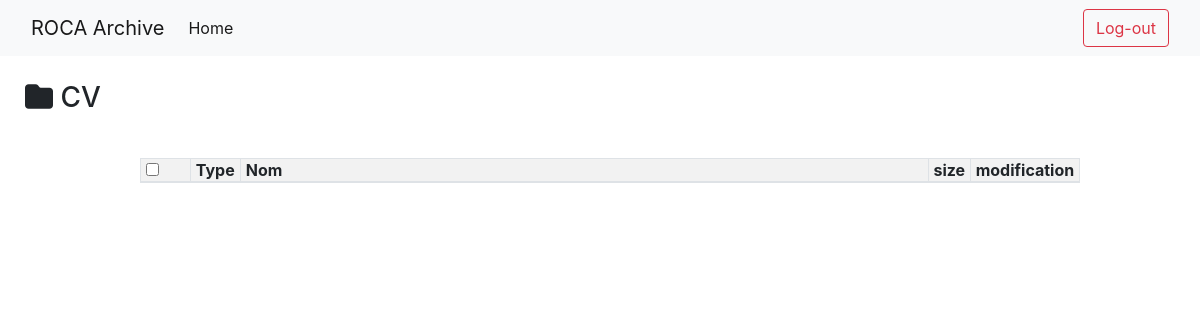
/details/15 (signed in), run on an earlier commit of the app's database.
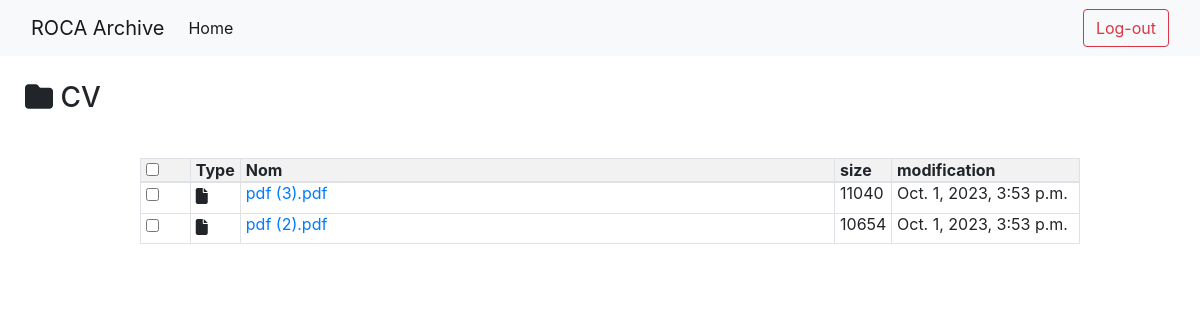
And on a later commit of the database.
### Arch_App/models.py (models this page shows, shortened)
class Fichier(models.Model):
    id = models.AutoField(primary_key=True)
    nom = models.CharField(max_length=100)
    chemin = models.CharField(max_length=200)
    size = models.IntegerField(default=0)
    modification = models.DateTimeField(auto_now=True)
    dossier = models.ForeignKey(Dossier, on_delete=models.CASCADE)
    get_class = 'fichier'

### Arch_App/views.py (the view)
# urls.py: path('details/<dossier>',views.details,name='details'),
def details(request, dossier):
  if str(request.user) == 'AnonymousUser':
    return redirect('login')
  dossier = Dossier.objects.filter(pk=dossier).first()
  return render(request, 'departement/details.html', {'dossiers': dossier.fichier_set.all(), 'nom': dossier.nom ,'dossier_id': dossier.id})

### Arch_App/templates/departement/details.html (shortened to what this page needs)
{% extends "departement/base.html" %}
{% block content %}
    <h3 style="padding: 5px;margin: 20px;"><i class="fas fa-folder"> </i> {{ nom }} </h3>
{% endblock %}
{% block body %}
    <div class="w-100 m-10 p-10" style="padding-left:120px;padding-right:120px">
        <table class="table table-bordered table-stripped table-sm" id="mainTable" style="line-height:11px">
          <thead>
            <tr>
              <th class="checkbox-col" ><input type="checkbox" id="select-all"></th>
              <th class="folder-col">Type</th>
              <th class="name-col">Nom</th>
              <th class="item-col">size</th>
              <th class="date-col" style="width: 1%;">modification</th>
            </tr>
          </thead>
          <tbody>
            {% for dossier in dossiers %}
              <tr>
                <td class="checkbox-col">
                  {% if dossier.get_class == 'dossier' %}
                    <input class="checkBox_Dossier" id="checkBox_Dossier{{dossier.id}}" data-dossier_id="{{dossier.id}}" data-is_dossier="true" type="checkbox">
                  {% else %}
                    <input class="checkBox_Dossier" id="checkBox_Dossier{{dossier.id}}" data-dossier_id="{{dossier.id}}" data-is_dossier="false" type="checkbox">
                  {% endif %}
                </td>
                <td class="folder-icon">
                  {% if dossier.get_class == 'dossier' %}
                    <i class="fas fa-folder"></i>
                    <span style="opacity: 0 ;font-size: 0px;">Dossier</span>
                  {% else %}
                    <i class="fas fa-file"></i>
                  {% endif %}
                </td>
                <td >
                  {% if dossier.get_class == 'dossier' %}
                    <a href="/details/{{ dossier.id }}">{{dossier.nom}}</a>
                  {% else %}
                    <a href="/details_file/{{ dossier.id }}">{{dossier.nom}}</a>
                  {% endif %}
                </td>
                <td>{{dossier.size}}</td>
                <td style="width:20% ">{{dossier.modification}}</td>
              </tr>
            {% endfor %}
          </tbody>
        </table>
      </div>
{% endblock %}

What changed in the data, as far as the page shows it:
added Fichier: nom "pdf (3).pdf", size "11040", modification "Oct. 1, 2023, 3:53 p.m."
added Fichier: nom "pdf (2).pdf", size "10654", modification "Oct. 1, 2023, 3:53 p.m."
